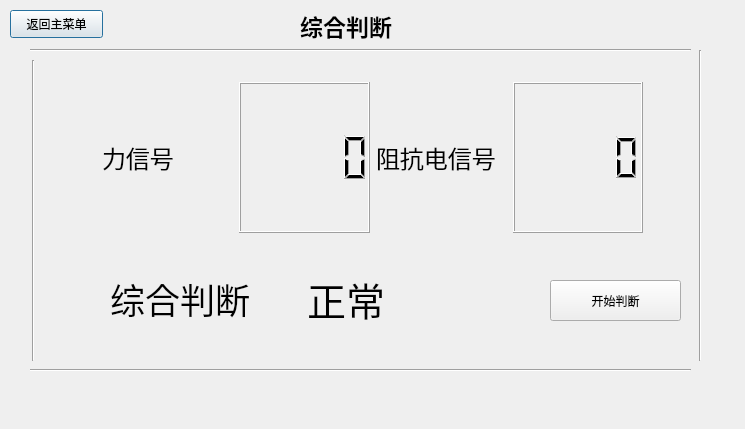
<?xml version="1.0" encoding="UTF-8"?>
<ui version="4.0">
 <class>Windows_out</class>
 <widget class="QDialog" name="Windows_out">
  <property name="geometry">
   <rect>
    <x>0</x>
    <y>0</y>
    <width>745</width>
    <height>429</height>
   </rect>
  </property>
  <property name="windowTitle">
   <string>Dialog</string>
  </property>
  <property name="styleSheet">
   <string notr="true"/>
  </property>
  <widget class="QPushButton" name="pushButton">
   <property name="geometry">
    <rect>
     <x>10</x>
     <y>10</y>
     <width>93</width>
     <height>28</height>
    </rect>
   </property>
   <property name="text">
    <string>返回主菜单</string>
   </property>
  </widget>
  <widget class="Line" name="line">
   <property name="geometry">
    <rect>
     <x>23</x>
     <y>60</y>
     <width>20</width>
     <height>301</height>
    </rect>
   </property>
   <property name="orientation">
    <enum>Qt::Vertical</enum>
   </property>
  </widget>
  <widget class="Line" name="line_2">
   <property name="geometry">
    <rect>
     <x>30</x>
     <y>360</y>
     <width>661</width>
     <height>20</height>
    </rect>
   </property>
   <property name="orientation">
    <enum>Qt::Horizontal</enum>
   </property>
  </widget>
  <widget class="Line" name="line_3">
   <property name="geometry">
    <rect>
     <x>690</x>
     <y>50</y>
     <width>20</width>
     <height>311</height>
    </rect>
   </property>
   <property name="orientation">
    <enum>Qt::Vertical</enum>
   </property>
  </widget>
  <widget class="Line" name="line_4">
   <property name="geometry">
    <rect>
     <x>30</x>
     <y>40</y>
     <width>661</width>
     <height>20</height>
    </rect>
   </property>
   <property name="styleSheet">
    <string notr="true">Windows_out{rgb(0, 170, 255);}</string>
   </property>
   <property name="orientation">
    <enum>Qt::Horizontal</enum>
   </property>
  </widget>
  <widget class="QLabel" name="label_9">
   <property name="geometry">
    <rect>
     <x>300</x>
     <y>10</y>
     <width>221</width>
     <height>31</height>
    </rect>
   </property>
   <property name="font">
    <font>
     <family>宋体</family>
     <pointsize>17</pointsize>
     <weight>75</weight>
     <bold>true</bold>
    </font>
   </property>
   <property name="text">
    <string>综合判断</string>
   </property>
  </widget>
  <widget class="QWidget" name="layoutWidget">
   <property name="geometry">
    <rect>
     <x>110</x>
     <y>270</y>
     <width>387</width>
     <height>57</height>
    </rect>
   </property>
   <property name="font">
    <font>
     <pointsize>29</pointsize>
    </font>
   </property>
   <layout class="QHBoxLayout" name="horizontalLayout_5">
    <item>
     <widget class="QLabel" name="label_7">
      <property name="font">
       <font>
        <family>楷体</family>
        <pointsize>26</pointsize>
        <weight>50</weight>
        <italic>false</italic>
        <bold>false</bold>
       </font>
      </property>
      <property name="text">
       <string>综合判断</string>
      </property>
     </widget>
    </item>
    <item>
     <widget class="QLabel" name="label_judge">
      <property name="font">
       <font>
        <pointsize>29</pointsize>
       </font>
      </property>
      <property name="text">
       <string>正常</string>
      </property>
     </widget>
    </item>
   </layout>
  </widget>
  <widget class="QPushButton" name="pushButton_2">
   <property name="geometry">
    <rect>
     <x>550</x>
     <y>280</y>
     <width>131</width>
     <height>41</height>
    </rect>
   </property>
   <property name="text">
    <string>开始判断</string>
   </property>
  </widget>
  <widget class="QWidget" name="">
   <property name="geometry">
    <rect>
     <x>102</x>
     <y>82</y>
     <width>541</width>
     <height>151</height>
    </rect>
   </property>
   <layout class="QHBoxLayout" name="horizontalLayout_3">
    <item>
     <layout class="QHBoxLayout" name="horizontalLayout_2">
      <item>
       <widget class="QLabel" name="label_3">
        <property name="font">
         <font>
          <family>MV Boli</family>
          <pointsize>18</pointsize>
         </font>
        </property>
        <property name="text">
         <string>力信号</string>
        </property>
       </widget>
      </item>
      <item>
       <widget class="QLCDNumber" name="lcdNumber_3">
        <property name="font">
         <font>
          <pointsize>18</pointsize>
         </font>
        </property>
       </widget>
      </item>
     </layout>
    </item>
    <item>
     <layout class="QHBoxLayout" name="horizontalLayout">
      <item>
       <widget class="QLabel" name="label_4">
        <property name="font">
         <font>
          <family>楷体</family>
          <pointsize>18</pointsize>
         </font>
        </property>
        <property name="text">
         <string>阻抗电信号</string>
        </property>
       </widget>
      </item>
      <item>
       <widget class="QLCDNumber" name="lcdNumber_4">
        <property name="font">
         <font>
          <pointsize>18</pointsize>
         </font>
        </property>
       </widget>
      </item>
     </layout>
    </item>
   </layout>
  </widget>
 </widget>
 <resources/>
 <connections/>
</ui>
